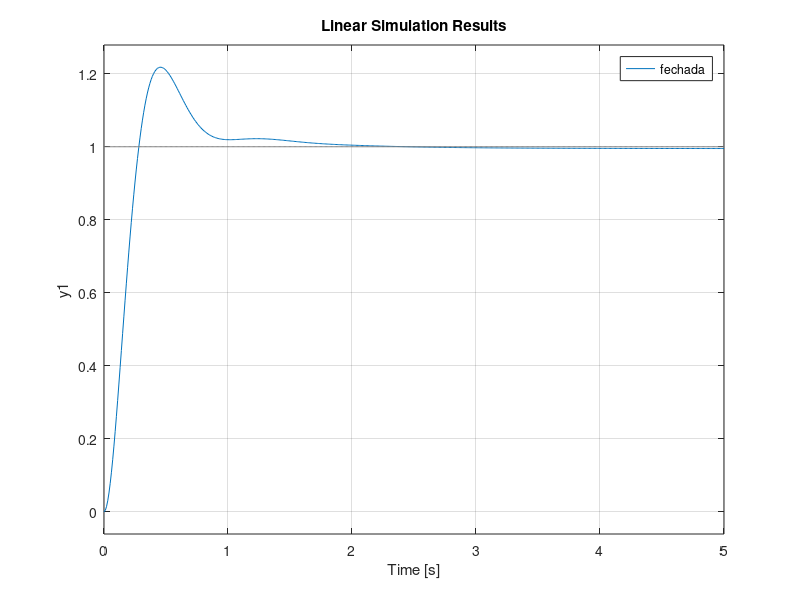

This chart was generated by the following MATLAB code:

K = 3657.6;
T = 0.8;
a = 5.44;

Gact = tf([10], [1 10]);
Gs = tf([1], [500 100]);
C = tf([K*a*T K*a], [a*T 1]);

aberta = Gact*Gs*C;
fechada = feedback(aberta, 1);

t = 0:0.01:5;   
u = t*0+1;
lsim(fechada, u, t)

%margin(aberta)